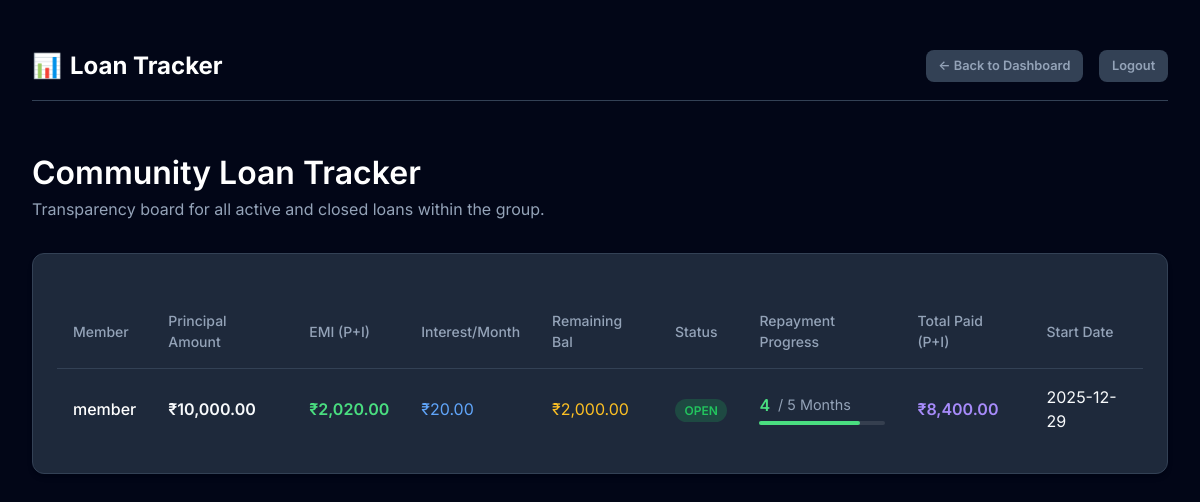
The page /loan_tracking (signed in) on the database its author committed.
### tables this page shows
CREATE TABLE loans (
    loan_id INTEGER PRIMARY KEY AUTOINCREMENT,
    member_id INTEGER,
    amount INTEGER,
    interest_rate_percent INTEGER DEFAULT 1,
    interest_per_month INTEGER, -- Calculated as (amount * rate) / 100
    total_months INTEGER,
    status TEXT DEFAULT 'pending', -- pending, approved, rejected, paid
    repayment_status TEXT DEFAULT 'open', -- open, closed
    request_time TEXT,
    approved_time TEXT,
    closed_time TEXT,
    emi_amount INTEGER, -- Monthly EMI = principal_portion + interest_portion
    principal_portion INTEGER, -- Principal part of EMI
    interest_portion INTEGER, -- Interest part of EMI
    remaining_balance INTEGER, -- Remaining principal to be paid
    FOREIGN KEY(member_id) REFERENCES members(member_id)
);

CREATE TABLE members (
    member_id INTEGER PRIMARY KEY AUTOINCREMENT,
    name TEXT NOT NULL,
    username TEXT UNIQUE NOT NULL,
    password TEXT NOT NULL,
    role TEXT CHECK(role IN ('admin','member')) NOT NULL,
    status TEXT DEFAULT 'active', -- active, inactive
    join_date TEXT
);

### app.py (the view)
@app.route("/loan_tracking")
def loan_tracking():
    if "user_id" not in session: return redirect(url_for("login"))
    db = get_db()
    loans = db.execute("SELECT l.*, m.name FROM loans l JOIN members m ON l.member_id = m.member_id WHERE l.status='approved' ORDER BY l.repayment_status DESC, l.approved_time DESC").fetchall()
    loans_display = []
    for loan in loans:
        l_dict = dict(loan)
        paid_count = db.execute("SELECT COUNT(*) FROM interest_payments WHERE loan_id=? AND status='paid'", (loan['loan_id'],)).fetchone()[0]
        l_dict['months_paid'] = paid_count
        current_balance = loan["amount"] - (loan["principal_portion"] * paid_count)
        if current_balance < 0: current_balance = 0
        l_dict['dynamic_remaining_balance'] = current_balance
        if loan["repayment_status"] == 'open':
            next_month = paid_count + 1
            emi_calc = calculate_dynamic_emi(loan["amount"], loan["total_months"], loan["interest_rate_percent"], next_month)
            if emi_calc:
                l_dict["current_emi_amount"] = emi_calc["total_emi"]
                l_dict["current_interest_portion"] = emi_calc["interest_component"]
            else:
                l_dict["current_emi_amount"] = 0
                l_dict["current_interest_portion"] = 0
        else:
             l_dict["current_emi_amount"] = 0
             l_dict["current_interest_portion"] = 0
        loans_display.append(l_dict)
    return render_template("loan_tracking.html", loans=loans_display)

### app.py (called while the page is built)
def get_db():
    db = getattr(g, '_database', None)
    if db is None:
        db = g._database = sqlite3.connect(DATABASE)
        db.row_factory = sqlite3.Row
    return db

@app.teardown_appcontext
def close_connection(exception):
    db = getattr(g, '_database', None)
    if db is not None:
        db.close()

def format_currency(value):
    return f"₹{value:,.2f}"

def calculate_dynamic_emi(loan_amount, total_months, interest_rate_percent, month_no):
    if month_no > total_months:
        return None # Loan should be closed
    principal_constant = loan_amount / total_months
    remaining_principal_start = loan_amount - (principal_constant * (month_no - 1))
    if remaining_principal_start < 0:
        remaining_principal_start = 0
    interest_amount = (remaining_principal_start * interest_rate_percent) / 100
    total_emi = principal_constant + interest_amount
    return {
        "month": month_no,
        "principal_component": principal_constant,
        "interest_component": interest_amount,
        "total_emi": total_emi,
        "remaining_principal_start": remaining_principal_start
    }

### templates/loan_tracking.html (shortened to what this page needs)
<!DOCTYPE html>
<html lang="en">
<head>
    <link rel="stylesheet" href="{{ url_for('static', filename='style.css') }}">
</head>
<body>
    <div class="container">
        <nav class="navbar">
            <div class="logo">
                <span>📊</span> Loan Tracker
            </div>
            <div style="display: flex; gap: 1rem; align-items: center;">
                <a href="/dashboard" class="btn btn-secondary btn-sm">← Back to Dashboard</a>
                <a href="/logout" class="btn btn-secondary btn-sm">Logout</a>
            </div>
        </nav>
        <header style="margin-bottom: 2rem;">
            <h1>Community Loan Tracker</h1>
            <p style="color: var(--text-muted)">Transparency board for all active and closed loans within the group.</p>
        </header>
        <div class="card">
            <div class="table-container">
                <table>
                    <thead>
                        <tr>
                            <th>Member</th>
                            <th>Principal Amount</th>
                            <th>EMI (P+I)</th>
                            <th>Interest/Month</th>
                            <th>Remaining Bal</th>
                            <th>Status</th>
                            <th>Repayment Progress</th>
                            <th>Total Paid (P+I)</th>
                            <th>Start Date</th>
                        </tr>
                    </thead>
                    <tbody>
                        {% for loan in loans %}
                        <tr>
                            <td>
                                <div style="font-weight: 500; color: #fff;">{{ loan.name }}</div>
                            </td>
                            <td style="font-weight: 600;">{{ loan.amount | currency }}</td>
                            <td style="color: #4ade80; font-weight: 600;">{{ loan.current_emi_amount | currency }}</td>
                            <td style="color: #60a5fa;">{{ loan.current_interest_portion | currency }}</td>
                            <td style="color: #fbbf24;">{{ loan.dynamic_remaining_balance | currency }}</td>
                            <td>
                                <span
                                    class="badge badge-{{ 'active' if loan.repayment_status == 'open' else 'closed' }}">
                                    {{ loan.repayment_status|title }}
                                </span>
                            </td>
                            <td>
                                <div style="display: flex; align-items: center; gap: 0.5rem;">
                                    <span style="font-weight: 600; color: #4ade80;">{{ loan.months_paid }}</span>
                                    <span style="color: var(--text-muted); font-size: 0.9rem;"> / {{ loan.total_months
                                        }} Months</span>
                                </div>
                                <div
                                    style="width: 100%; height: 4px; background: rgba(255,255,255,0.1); border-radius: 2px; margin-top: 0.25rem;">
                                    <div
                                        style="height: 100%; background: #4ade80; border-radius: 2px; width: {{ (loan.months_paid / loan.total_months) * 100 }}%;">
                                    </div>
                                </div>
                            </td>
                            <td style="color: #a78bfa; font-weight: 600;">{{ (loan.months_paid * loan.emi_amount) |
                                currency }}</td>
                            <td>{{ loan.approved_time[:10] if loan.approved_time else 'Pending' }}</td>
                        </tr>
                        {% else %}
                        <tr>
                            <td colspan="9" style="text-align: center; color: var(--text-muted)">No active loan history
                                available.</td>
                        </tr>
                        {% endfor %}
                    </tbody>
                </table>
            </div>
        </div>
    </div>
</body>
</html>

### static/style.css (style rules this page uses)
:root { --primary: #0f172a; --primary-light: #1e293b; --accent: #0ea5e9; --accent-hover: #0284c7; --success: #22c55e; --danger: #ef4444; --text-main: #f8fafc; --text-muted: #94a3b8; --bg-body: #020617; --bg-card: #1e293b; --border: #334155; --shadow: 0 4px 6px -1px rgb(0 0 0 / 0.1), 0 2px 4px -2px rgb(0 0 0 / 0.1); }
* { box-sizing: border-box; margin: 0; padding: 0; }
body { font-family: 'Inter', system-ui, -apple-system, sans-serif; background-color: var(--bg-body); color: var(--text-main); line-height: 1.5; }
h1, h2, h3, h4 { font-weight: 600; color: #fff; }
a { text-decoration: none; color: var(--accent); transition: color 0.2s; }
.container { max-width: 1200px; margin: 0 auto; padding: 2rem; }
.navbar { display: flex; justify-content: space-between; align-items: center; padding: 1rem 0; margin-bottom: 3rem; border-bottom: 1px solid var(--border); }
.logo { font-size: 1.5rem; font-weight: 700; color: #fff; display: flex; align-items: center; gap: 0.5rem; }
.card { background-color: var(--bg-card); border: 1px solid var(--border); border-radius: 12px; padding: 1.5rem; box-shadow: var(--shadow); }
button, .btn { display: inline-block; padding: 0.75rem 1.5rem; border-radius: 8px; background-color: var(--accent); color: #fff; font-weight: 600; border: none; cursor: pointer; transition: background-color 0.2s; font-size: 0.9rem; }
.btn-sm { padding: 0.4rem 0.8rem; font-size: 0.8rem; }
.btn-secondary { background-color: var(--border); color: var(--text-muted); }
.table-container { width: 100%; overflow-x: auto; }
table { width: 100%; border-collapse: collapse; margin-top: 1rem; }
th, td { padding: 1rem; text-align: left; border-bottom: 1px solid var(--border); }
th { color: var(--text-muted); font-weight: 500; font-size: 0.875rem; }
tr:last-child td { border-bottom: none; }
.badge { padding: 0.25rem 0.6rem; border-radius: 9999px; font-size: 0.75rem; font-weight: 600; text-transform: uppercase; }
.badge-paid, .badge-approved, .badge-active { background-color: rgba(34, 197, 94, 0.2); color: var(--success); }

### rows shown on the page
loans: name "member", amount "₹10,000.00", current_emi_amount "₹2,020.00", current_interest_portion "₹20.00", dynamic_remaining_balance "₹2,000.00", repayment_status "OPEN", months_paid "4", total_months "5", emi_amount "₹8,400.00", approved_time "2025-12-29"
